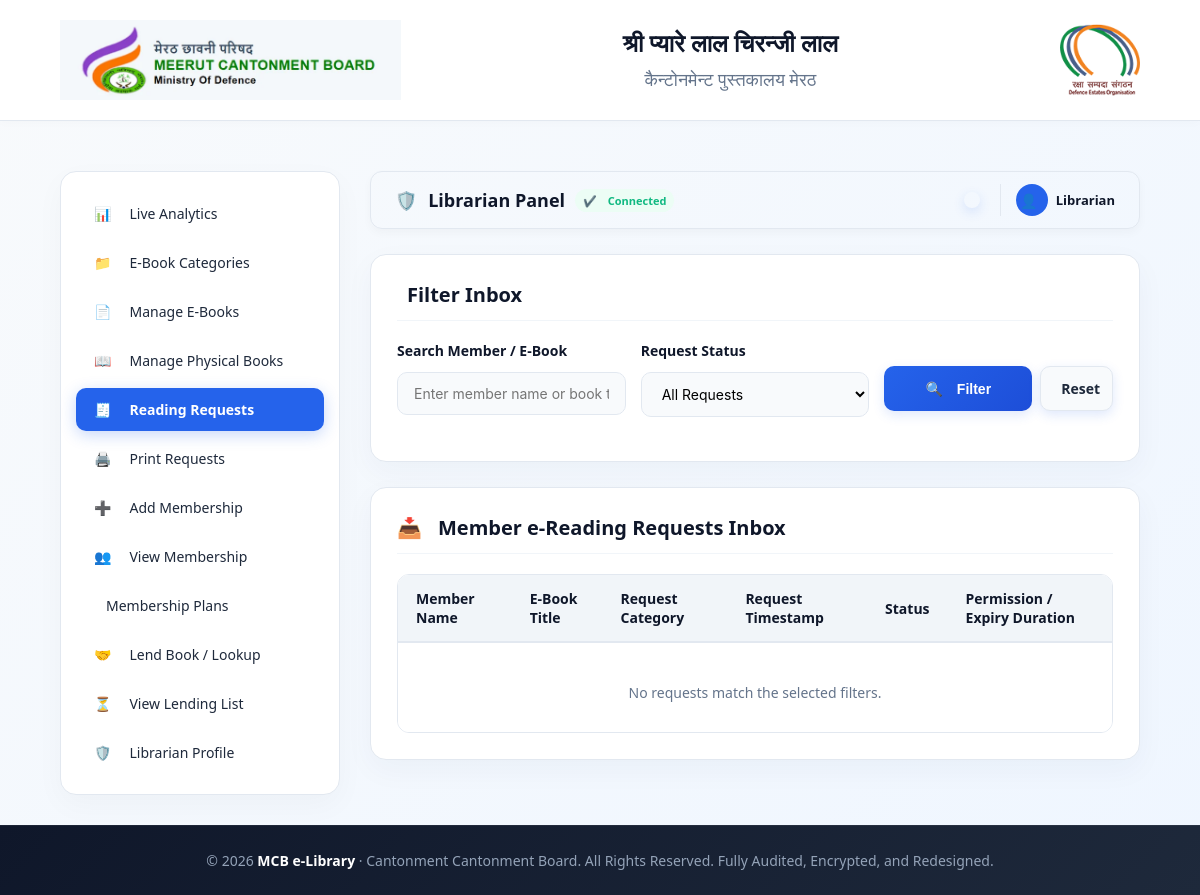
The page /index.php?action=admin&tab=requests (signed in) on the database as committed earlier.
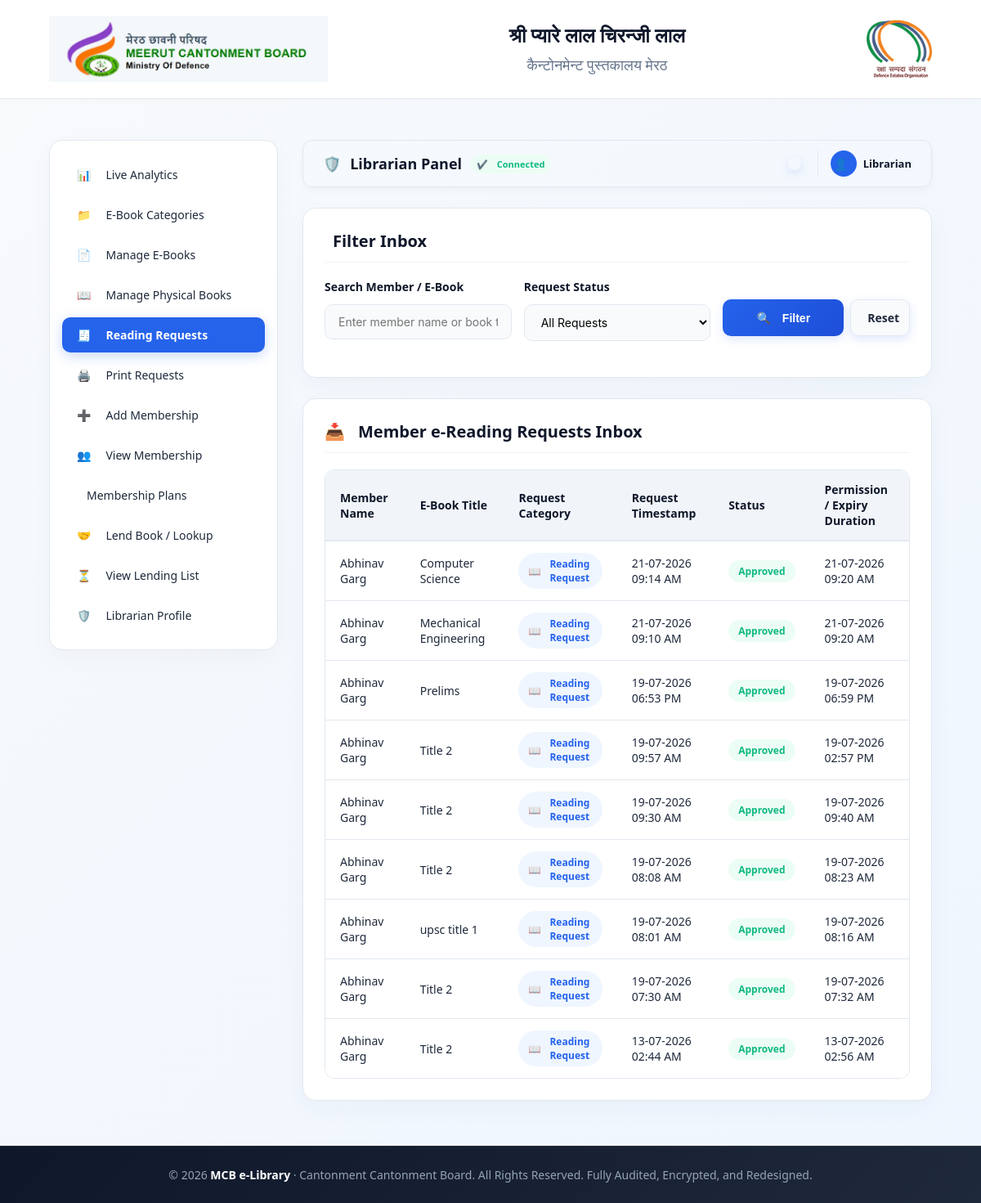
The same page on the database as committed later.
### tables this page shows
CREATE TABLE `reading_requests` (
  `id` int(11) NOT NULL,
  `member_id` int(11) NOT NULL,
  `ebook_id` int(11) NOT NULL,
  `status` enum('Pending','Approved','Rejected','Expired') DEFAULT 'Pending',
  `requested_at` datetime DEFAULT CURRENT_TIMESTAMP,
  `approved_at` datetime DEFAULT NULL,
  `expires_at` datetime DEFAULT NULL
);

CREATE TABLE `members` (
  `id` int(11) NOT NULL,
  `membership_id` varchar(30) NOT NULL,
  `name` varchar(150) NOT NULL,
  `guardian_name` varchar(150) NOT NULL,
  `mobile` varchar(20) NOT NULL,
  `password` varchar(255) NOT NULL,
  `email` varchar(150) DEFAULT NULL,
  `address` text NOT NULL,
  `aadhar_no` varchar(30) NOT NULL,
  `duration` enum('Yearly','Half Yearly','Quarterly','Monthly','Daily') NOT NULL,
  `start_date` date NOT NULL,
  `end_date` date NOT NULL,
  `membership_fee` varchar(50) NOT NULL,
  `payment_id` varchar(150) NOT NULL,
  `created_at` timestamp NULL DEFAULT CURRENT_TIMESTAMP
);

CREATE TABLE `ebooks` (
  `id` int(11) NOT NULL,
  `category_id` int(11) NOT NULL,
  `title` varchar(255) NOT NULL,
  `keywords` varchar(500) DEFAULT NULL,
  `pdf_file` varchar(255) NOT NULL,
  `created_at` timestamp NULL DEFAULT CURRENT_TIMESTAMP
);

### config.php (called while the page is built, shortened)
<?php
$db = (new App\Core\Database())->connection();
$resLending = $db->query("SHOW COLUMNS FROM lendings LIKE 'fine_status'");
if ($resLending && $resLending->num_rows == 0) {
    $db->query("ALTER TABLE lendings ADD COLUMN fine_amount DECIMAL(10,2) DEFAULT 0.00");
    $db->query("ALTER TABLE lendings ADD COLUMN fine_status ENUM('None', 'Outstanding', 'Paid', 'Waived') DEFAULT 'None'");
    $db->query("ALTER TABLE lendings ADD COLUMN fine_payment_id VARCHAR(150) NULL");
}
$resMember = $db->query("SHOW COLUMNS FROM members LIKE 'is_active'");
if ($resMember && $resMember->num_rows == 0) {
    $db->query("ALTER TABLE members ADD COLUMN is_active TINYINT(1) DEFAULT 1");
}
$db->query("CREATE TABLE IF NOT EXISTS membership_plans (
    id INT AUTO_INCREMENT PRIMARY KEY,
    name VARCHAR(100) NOT NULL UNIQUE,
    duration VARCHAR(50) NOT NULL,
    amount DECIMAL(10, 2) NOT NULL
)");
$resPlanCountQuery = $db->query("SELECT COUNT(*) c FROM membership_plans");
function e($v){ return htmlspecialchars((string)$v, ENT_QUOTES, 'UTF-8'); }
?>

### app/views/admin/requests.php (the view, shortened to what the changed rows need)
<?php
$where_sql = '';
$query_str = "SELECT r.*, m.name, e.title FROM reading_requests r JOIN members m ON m.id = r.member_id JOIN ebooks e ON e.id = r.ebook_id $where_sql ORDER BY r.requested_at DESC";
?>
<div class="card">
    <div class="table-responsive">
        <table id="requestsTable">
            <thead>
                <tr>
                    <th>Member Name</th>
                    <th>E-Book Title</th>
                    <th>Request Category</th>
                    <th>Request Timestamp</th>
                    <th>Status</th>
                    <th>Permission / Expiry Duration</th>
                </tr>
            </thead>
            <tbody>
                <?php
                $x = $db->query($query_str);
                if ($x->num_rows === 0) {
                    echo '<tr><td colspan="6" style="text-align:center; padding: 30px; color:var(--text-muted);"><i class="fa-solid fa-circle-info" style="font-size:20px; margin-bottom:10px; display:block; color:var(--primary);"></i> No requests match the selected filters.</td></tr>';
                } else {
                    while($r = $x->fetch_assoc()) {
                        $statusText = $r['status'];
                        $badgeClass = 'badge-orange';
                        if ($r['status'] === 'Approved') $badgeClass = 'badge-green';
                        echo '<tr>';
                        echo '<td>' . e($r['name']) . '</td>';
                        echo '<td>' . e($r['title']) . '</td>';
                        echo '<td><span class="badge badge-blue"><i class="fa-solid fa-book-open"></i> Reading Request</span></td>';
                        echo '<td>' . date('d-m-Y h:i A', strtotime($r['requested_at'])) . '</td>';
                        echo '<td><span class="badge ' . $badgeClass . '">' . $statusText . '</span></td>';
                        echo '<td>';
                        if ($r['status'] === 'Pending') {
                            echo '
                            <div style="display:inline-flex; gap:6px; align-items:center;">
                                 <form method="post" action="?action=approve" style="display:inline-flex; gap:6px; align-items:center; margin:0;">
                                     ' . csrf_input() . '
                                     <input type="hidden" name="request_id" value="' . $r['id'] . '">
                                     <input type="number" name="minutes" min="1" placeholder="Minutes" required style="width:90px; margin:0; padding:8px;">
                                     <button style="padding:8px 12px;"><i class="fa-solid fa-circle-check"></i> Grant</button>
                                 </form>
                                 <form method="post" action="?action=reject" style="display:inline-flex; margin:0;">
                                     ' . csrf_input() . '
                                     <input type="hidden" name="id" value="' . $r['id'] . '">
                                     <button class="danger btn btn-danger" type="submit" style="padding:8px 12px;"><i class="fa-solid fa-circle-xmark"></i> Reject</button>
                                 </form>
                             </div>';
                        } else {
                            echo $r['expires_at'] ? date('d-m-Y h:i A', strtotime($r['expires_at'])) : '--';
                        }
                        echo '</td>';
                        echo '</tr>';
                    }
                }
                ?>
            </tbody>
        </table>
    </div>
</div>

Rows that differ between the two databases and show on the page:
added reading_requests: member.name "Abhinav Garg", ebook.title "Computer Science", requested_at "21-07-2026 09:14 AM", status "Approved", expires_at "21-07-2026 09:20 AM"
added reading_requests: member.name "Abhinav Garg", ebook.title "Mechanical Engineering", requested_at "21-07-2026 09:10 AM", status "Approved", expires_at "21-07-2026 09:20 AM"
added reading_requests: member.name "Abhinav Garg", ebook.title "Prelims", requested_at "19-07-2026 06:53 PM", status "Approved", expires_at "19-07-2026 06:59 PM"
added reading_requests: member.name "Abhinav Garg", ebook.title "Title 2", requested_at "19-07-2026 09:57 AM", status "Approved", expires_at "19-07-2026 02:57 PM"
added reading_requests: member.name "Abhinav Garg", ebook.title "Title 2", requested_at "19-07-2026 09:30 AM", status "Approved", expires_at "19-07-2026 09:40 AM"
added reading_requests: member.name "Abhinav Garg", ebook.title "Title 2", requested_at "19-07-2026 08:08 AM", status "Approved", expires_at "19-07-2026 08:23 AM"
added reading_requests: member.name "Abhinav Garg", ebook.title "upsc title 1", requested_at "19-07-2026 08:01 AM", status "Approved", expires_at "19-07-2026 08:16 AM"
added reading_requests: member.name "Abhinav Garg", ebook.title "Title 2", requested_at "19-07-2026 07:30 AM", status "Approved", expires_at "19-07-2026 07:32 AM"
added reading_requests: member.name "Abhinav Garg", ebook.title "Title 2", requested_at "13-07-2026 02:44 AM", status "Approved", expires_at "13-07-2026 02:56 AM"
Other text that changed with them:
text no longer shown: "No requests match the selected filters."
